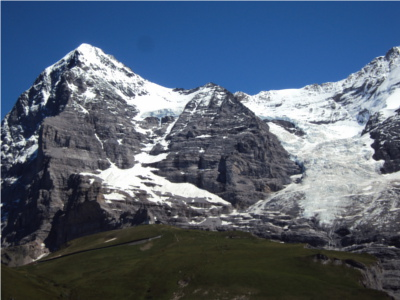
#> input picture HW4/hill_left.jpg, 400 x 300 px
$ jupyter execute hw4_input1.ipynb
#> lines starting #> are read from the running program, lines starting #| are printed output that depends on the picture; after the words box and inside, x2 and y2 are one past the last pixel; in counts of white or black regions, pixels touching at a corner belong together
[cell 1]
import cv2
import matplotlib.pyplot as plt
import numpy as np

# Load the images
image1 = cv2.imread('hill_left.jpg')
#> image1 is the input picture: shape (300, 400, 3); mean B, G, R 113.4, 95.7, 82.9
image2 = cv2.imread('hill_right.jpg')
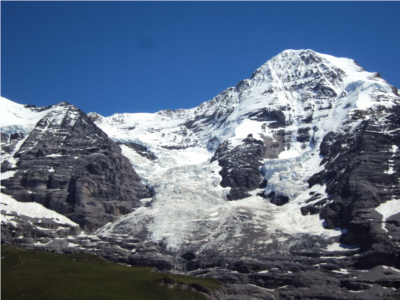
#> input picture HW4/hill_right.jpg, 400 x 300 px
#> image2 is the input picture: shape (300, 400, 3); mean B, G, R 131, 108.6, 93

# Convert images to grayscale
gray1 = cv2.cvtColor(image1, cv2.COLOR_BGR2GRAY)
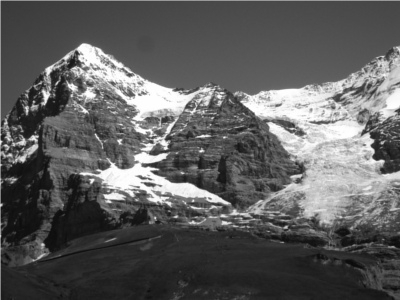
#> gray1: shape (300, 400); min 9, max 255, mean 93.9
gray2 = cv2.cvtColor(image2, cv2.COLOR_BGR2GRAY)
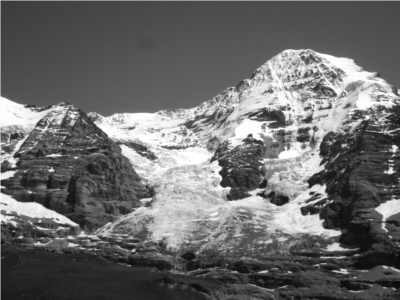
#> gray2: shape (300, 400); min 8, max 255, mean 106.5

# Initialize SIFT detector
sift = cv2.SIFT_create()

# Compute keypoints and descriptors
kp1, des1 = sift.detectAndCompute(gray1, None)
#> kp1 = 1257 keypoints; strongest (x, y, size): (46, 95, 5.4), (34, 138, 4.3), (72, 87, 5.5), (144, 165, 3.5)
kp2, des2 = sift.detectAndCompute(gray2, None)
#> kp2 = 1491 keypoints; strongest (x, y, size): (391, 171, 4.1), (394, 148, 4.2), (311, 193, 2.4), (281, 200, 9.1)

# Initialize BFMatcher
bf = cv2.BFMatcher()

# Perform KNN matching
matches = bf.knnMatch(des1, des2, k=2)
#> matches = 1257 matches

# Apply ratio test
good = []
for m, n in matches:
    if m.distance < 0.5*n.distance:
        good.append([m])
#> after the loop, good = 493 matches

# Draw good matches
img3 = cv2.drawMatchesKnn(image1, kp1, image2, kp2, good, None, flags=2)
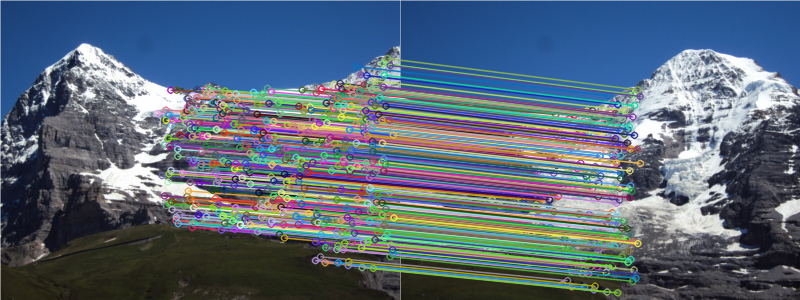
#> img3: shape (300, 800, 3); mean B, G, R 120.1, 104, 89.4

# Convert images to RGB for plt.imshow() as OpenCV uses BGR
image1 = cv2.cvtColor(image1, cv2.COLOR_BGR2RGB)
image2 = cv2.cvtColor(image2, cv2.COLOR_BGR2RGB)
img3 = cv2.cvtColor(img3, cv2.COLOR_BGR2RGB)

# Display the images
plt.figure(figsize=(10,10))

plt.subplot(131), plt.imshow(image1)
plt.title('Image 1'), plt.xticks([]), plt.yticks([])

plt.subplot(132), plt.imshow(image2)
plt.title('Image 2'), plt.xticks([]), plt.yticks([])

plt.subplot(133), plt.imshow(img3)
plt.title('Matches'), plt.xticks([]), plt.yticks([])

plt.show()

# Prepare lists of matched keypoints
src_pts = np.float32([ kp1[m[0].queryIdx].pt for m in good ]).reshape(-1,1,2)
#> src_pts = 493 rows, first 8: [157, 112.9], [161.5, 175.1], [164, 195.4], [164.7, 144], [164.7, 144], [165.3, 109.6], [165.7, 119.7], [165.7, 205.2]
dst_pts = np.float32([ kp2[m[0].trainIdx].pt for m in good ]).reshape(-1,1,2)
#> dst_pts = 493 rows, first 8: [6.47, 128.9], [7.64, 193.5], [8.85, 214.7], [12.79, 161.6], [12.79, 161.6], [15.5, 126.1], [14.8, 136.3], [10.29, 224.7]

# Estimate the affine transformation
M, _ = cv2.estimateAffine2D(src_pts, dst_pts)
#> M = [[0.982, -0.0372, -139.4], [0.053, 0.98, 10.65]]

# Transform the second image using the estimated transformation matrix
dst_size = (image1.shape[1] + image2.shape[1], max(image1.shape[0], image2.shape[0]))
#> dst_size = (800, 300)
transformed_image2 = cv2.warpAffine(image2, M, dst_size, flags=cv2.WARP_INVERSE_MAP)
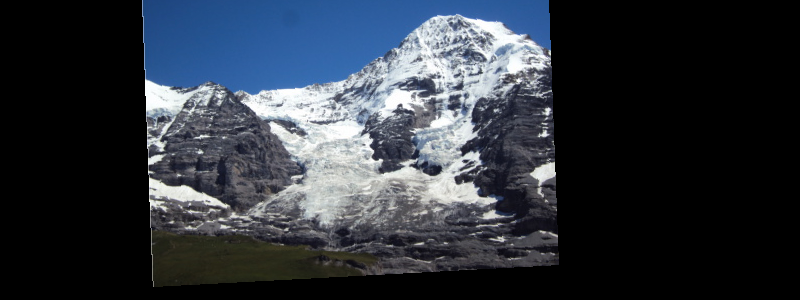
#> transformed_image2: shape (300, 800, 3); mean R, G, B 46.2, 52.1, 60.7

# Create a mask of the second image
mask = np.ones_like(image2, dtype=np.uint8) * 255

# Apply the transformation to the mask
transformed_mask = cv2.warpAffine(mask, M, dst_size, flags=cv2.WARP_INVERSE_MAP)
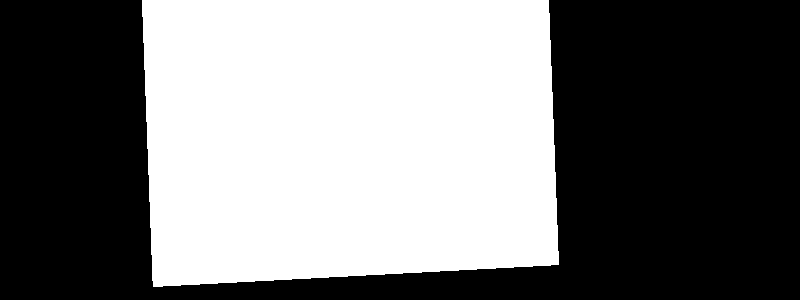
#> transformed_mask: shape (300, 800, 3); 46.8% white; 1 white region, box (x1, y1, x2, y2) and area: (142, 0, 559, 287) 112395
#> mask: shape (300, 400, 3); every value is 255

# Convert the transformed images to RGB for display
transformed_image2_rgb = cv2.cvtColor(transformed_image2, cv2.COLOR_BGR2RGB)
transformed_mask_rgb = cv2.cvtColor(transformed_mask, cv2.COLOR_BGR2RGB)

# Display the transformed images and mask
plt.figure(figsize=(10,10))

plt.subplot(121), plt.imshow(transformed_image2_rgb)
plt.title('Transformed Image 2'), plt.xticks([]), plt.yticks([])

plt.subplot(122), plt.imshow(transformed_mask_rgb)
plt.title('Transformed Mask'), plt.xticks([]), plt.yticks([])

plt.show()
#> figure, not shown here; B, G, R data is drawn as R, G, B

# Create a zero matrix with the shape of the transformed second image
extended_image1 = np.zeros_like(transformed_image2)

# Copy the original first image into the extended matrix
extended_image1[:image1.shape[0], :image1.shape[1]] = image1
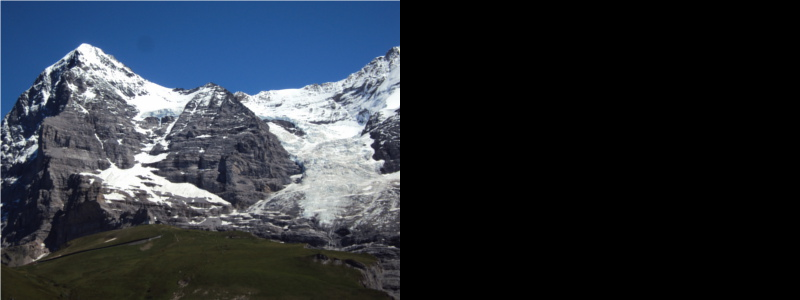
#> extended_image1: shape (300, 800, 3); mean R, G, B 41.4, 47.8, 56.7

# Create a zero mask with the shape of the transformed second image
mask1 = np.zeros((transformed_image2.shape[0], transformed_image2.shape[1]), dtype=np.uint8)

# Set the mask to 1 where the extended first image has content
mask1[:image1.shape[0], :image1.shape[1]] = 1

# Convert the extended image and mask to RGB for display
extended_image1_rgb = cv2.cvtColor(extended_image1, cv2.COLOR_BGR2RGB)
mask1_rgb = np.stack([mask1]*3, axis=-1)  # Replicate the mask to all color channels

# Display the extended image and mask
plt.figure(figsize=(10,10))

plt.subplot(121), plt.imshow(extended_image1_rgb)
plt.title('Extended Image 1'), plt.xticks([]), plt.yticks([])

plt.subplot(122), plt.imshow(mask1_rgb)
plt.title('Mask for Extended Image 1'), plt.xticks([]), plt.yticks([])

plt.show()
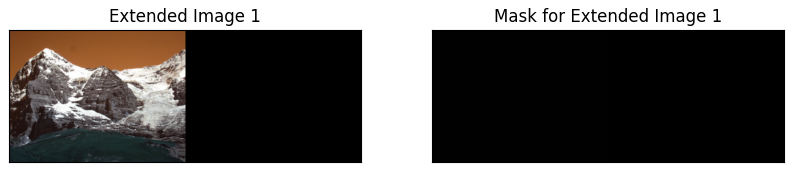
#> figure drawn by matplotlib, 2 panels; B, G, R data is drawn as R, G, B

# Convert the masks to boolean for easier processing
mask1_bool = mask1.astype(bool)
transformed_mask_bool = transformed_mask[:,:,0].astype(bool)

# Create a zero matrix with the shape of the extended images
combined_image = np.zeros_like(extended_image1)

# Copy the content of the extended first image and transformed second image to the combined image
combined_image[mask1_bool] = extended_image1[mask1_bool]
combined_image[transformed_mask_bool] = transformed_image2[transformed_mask_bool]

# Identify the overlapping areas
overlap = mask1_bool & transformed_mask_bool
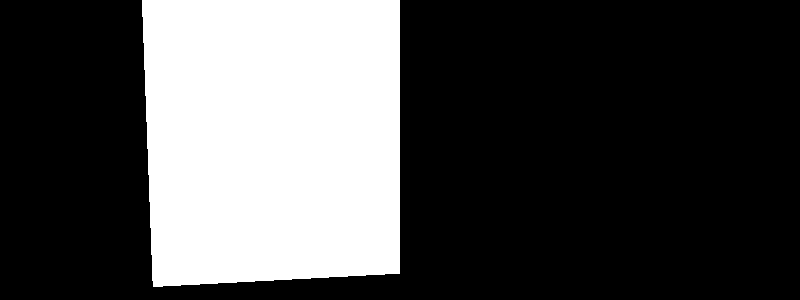
#> overlap: shape (300, 800) bool; 29.5% white; 1 white region, box (x1, y1, x2, y2) and area: (142, 0, 400, 287) 70886

# Average the pixel values in the overlapping areas
combined_image[overlap] = (extended_image1[overlap].astype(np.int16) + transformed_image2[overlap].astype(np.int16)) // 2
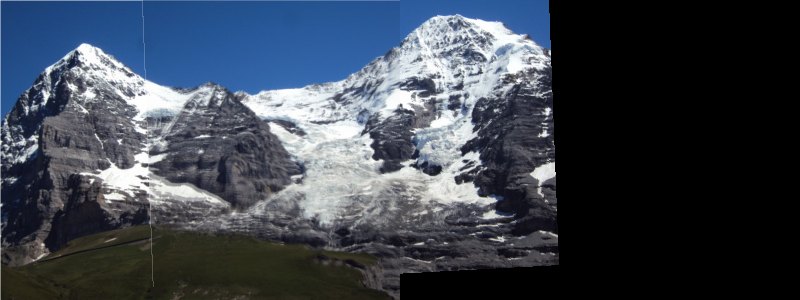
#> combined_image: shape (300, 800, 3); mean R, G, B 60, 67.7, 78.9

# Convert the combined image to RGB for display
combined_image_rgb = cv2.cvtColor(combined_image, cv2.COLOR_BGR2RGB)

# Display the combined image
plt.figure(figsize=(10,10))
plt.imshow(combined_image_rgb)
plt.title('Combined Image'), plt.xticks([]), plt.yticks([])
plt.show()
